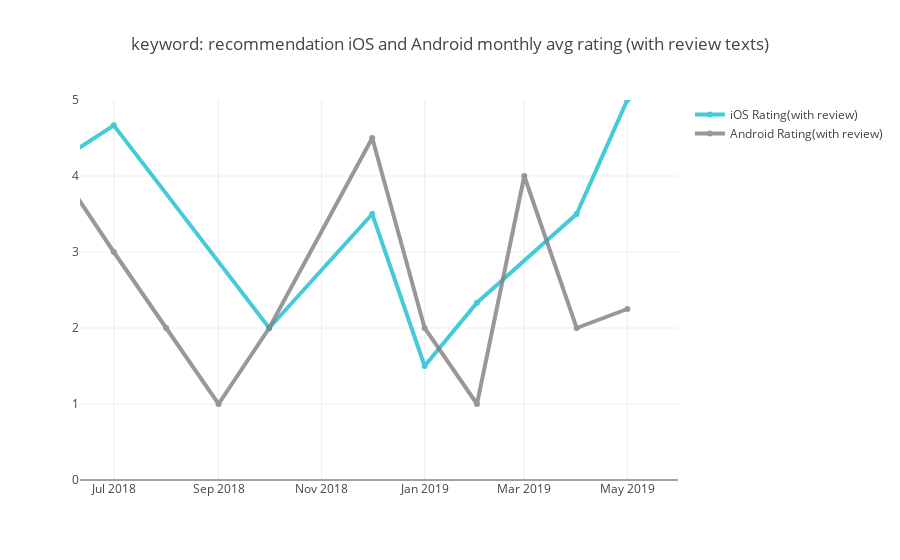

Notebook code cell kept with this figure:
### Code cell
#show change

kw = "recommendation"

as_kw_to_review_sub= ios_kw_rating[ios_kw_rating["keyword"] == kw].sort_values("month_start",ascending=False)
gp_kw_to_review_sub = android_kw_rating[android_kw_rating["keyword"] == kw].sort_values("month_start",ascending=False)

# monthly trend
trace_ios = go.Scatter(
                x=as_kw_to_review_sub.month_start,
                y=as_kw_to_review_sub["Rating"],
                name = "iOS Rating(with review)",
                line = dict(color = '#17BECF', width = 4),
                opacity = 0.8)

trace_android = go.Scatter(
                x=gp_kw_to_review_sub.month_start,
                y=gp_kw_to_review_sub["Rating"],
                name = "Android Rating(with review)",
                line = dict(color = '#7F7F7F', width = 4),
                opacity = 0.8)

data = [trace_ios,trace_android]

layout = dict(
    title = "keyword: " + kw + " " +"iOS and Android monthly avg rating (with review texts)",
    xaxis = dict(
        range = ['2018-06-11','2019-05-31']),
    yaxis = dict(range = [0,5])
)

fig = dict(data=data, layout=layout)
py.iplot(fig, filename = "Manually Set Range")

### Figure 1 — Plotly figure (JSON) as saved in the notebook; plotly's stock layout.template omitted (floating-point values rounded to 4 significant figures)
{"data": [{"line": {"color": "#17BECF", "width": 4}, "name": "iOS Rating(with review)", "opacity": 0.8, "type": "scatter", "uid": "979ed889-659b-4662-8838-cd343a4650de", "x": ["2019-05-01", "2019-04-01", "2019-02-01", "2019-01-01", "2018-12-01", "2018-10-01", "2018-07-01", "2018-06-01"], "y": [5, 3.5, 2.333, 1.5, 3.5, 2, 4.667, 4.231]}, {"line": {"color": "#7F7F7F", "width": 4}, "name": "Android Rating(with review)", "opacity": 0.8, "type": "scatter", "uid": "8ddcb539-dbc7-4d86-aa40-a3d68628046f", "x": ["2019-05-01", "2019-04-01", "2019-03-01", "2019-02-01", "2019-01-01", "2018-12-01", "2018-10-01", "2018-09-01", "2018-08-01", "2018-07-01", "2018-06-01", "2018-05-01"], "y": [2.25, 2, 4, 1, 2, 4.5, 2, 1, 2, 3, 4, 3]}], "layout": {"title": {"text": "keyword: recommendation iOS and Android monthly avg rating (with review texts)"}, "xaxis": {"range": ["2018-06-11", "2019-05-31"]}, "yaxis": {"range": [0, 5]}}}
